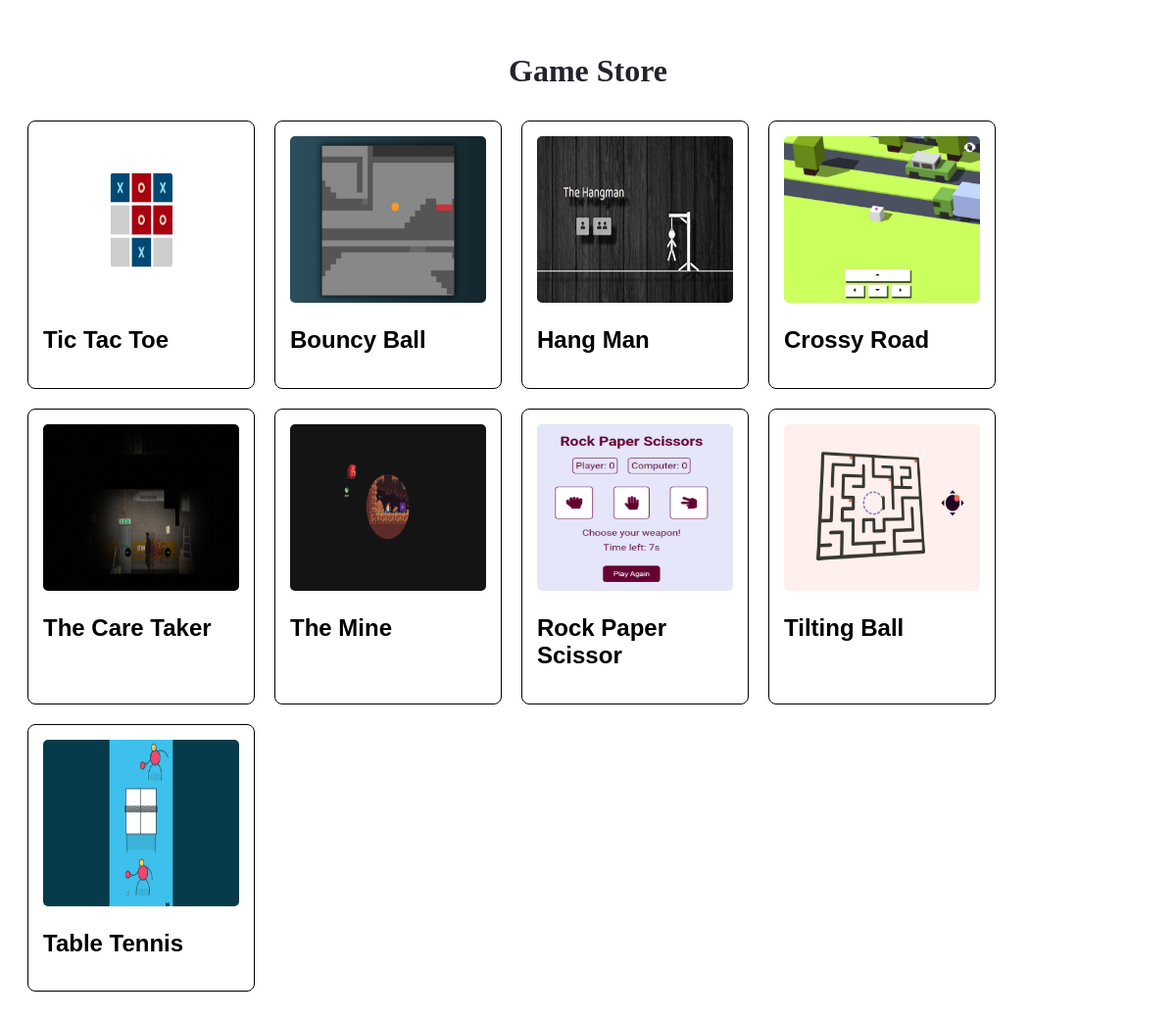
Screenshot of /play/ with the database file from the repository.
### games/models.py (models this page shows, shortened)
class BaseStorage(models.Model):
    class Meta:
        abstract = True

class game(BaseStorage):
    title = models.CharField(max_length=100)
    author = models.ForeignKey(User,
                               related_name = 'games',
                               on_delete = models.CASCADE,
                               default = 1)
    description = models.TextField(max_length= 300,
                                   default = 'Enjoy the game 🎮')
    supports = models.CharField(max_length=14,
                                choices= Supports.choices,
                                default=Supports.Mobile_And_Pc)
    url = models.SlugField(max_length=90)
    Image_View = models.ImageField(upload_to='media_files/',
                                 validators = [validate_image_view])
    active = models.BooleanField(default=True)
    HTML_file = models.FileField(upload_to='html_files/',
                                 validators = [validate_html])
    JS_file = models.FileField(upload_to='js_files/',
                               validators =[validate_js])
    CSS_file = models.FileField(upload_to='css_files/',
                                validators = [validate_css])
    created = models.DateField(default=timezone.now)
    tweaked = models.DateField(auto_now=True)
    class Meta:
        ordering = ['-created']
        indexes = [
            models.Index(fields=['-created'])
        ]
    def get_absolute_url(self):
        return reverse("game:gaming",
                       args = [self.url])

### games/views.py (the view)
# urls.py: path('play/', views.play_games, name="play_games"),
def play_games(request):
    games = game.objects.filter(active=True)
    return render(request,
                  'home/games/games.html',
                  {'games':games})

### games/templates/home/games/games.html (shortened to what this page needs)
{%load static %}
{%load i18n%}
<!DOCTYPE html>
<html lang="en">
    <head>
    </head>
    <body>
        <div class="store">
            <h1>Game Store</h1>
        </div>
        {%for game in games%}
            <div id="{{game.pk}}" class="game-card" onclick="toggleDetails(this)">
                <img id="images" alt="{{game.title}}" src="{{game.Image_View.url}}">
                <h2>{{game.title}}</h2>
            </div>
        {%endfor%}
    </body>
</html>

### games/templates/home/games/games.html (style rules this page uses)
body { font-family: Arial, sans-serif; display: flex; flex-wrap: wrap; gap: 20px; padding: 20px; }
.game-card { border:1px solid; border-radius: 8px; padding: 15px; width: 200px; cursor: pointer; transition: transform 0.3s; background-color: transparent; }
#images { height:170px; width:200px; box-shadow: 40%; border-radius:5px; }
.store { padding-top:5px; padding-bottom:20px; height:50px; width:100%; background-color: transparent; font-family: verdana; }
h1 { text-align:center; justify-content: center; display:flex; color:rgb(35, 36, 43); }

### rows the page displays
game: Image_View (picture), title "Tic Tac Toe"
game: Image_View (picture), title "Bouncy Ball"
game: Image_View (picture), title "Hang Man"
game: Image_View (picture), title "Crossy Road"
game: Image_View (picture), title "The Care Taker"
game: Image_View (picture), title "The Mine"
game: Image_View (picture), title "Rock Paper Scissor"
game: Image_View (picture), title "Tilting Ball"
game: Image_View (picture), title "Table Tennis"
